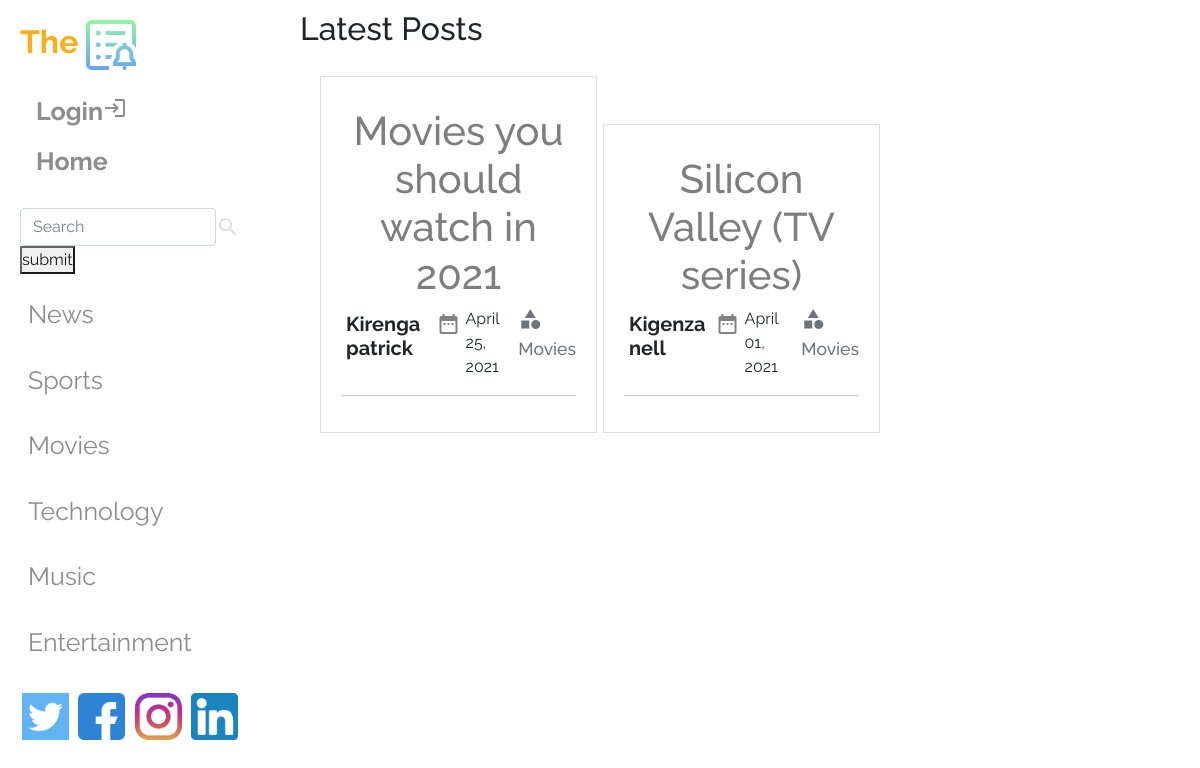
The app's page /movies with its own data.
### app.py (models this page shows)
class posts(db.Model):
    id = db.Column(db.Integer , primary_key=True)
    title = db.Column(db.String(90), nullable=False)
    sub_title = db.Column(db.Text, nullable=False)
    content = db.Column(db.Text, nullable=False)
    author = db.Column(db.String(30), nullable=False)
    category = db.Column(db.String(30), nullable=False)
    date_posted= db.Column(db.DateTime, nullable=False,default=datetime.now())
    img = db.Column(db.String(30), nullable=False)
    comments = db.Column(db.String(30), nullable=False)

### app.py (the view)
@app.route('/movies', methods = ['GET','POST'])
def movies():
    all_posts = posts.query.order_by(posts.date_posted.desc()).all()
    return render_template('movies.html', posts = all_posts)

### templates/movies.html (shortened to what this page needs)
{%extends 'base.html'%}
{% block body %}
<section class="s1">
  <div class="container1">
    <h2 style="margin-top: 10px;">Latest Posts</h2>
  <div class="nelly" style="display: grid; grid-template-columns: repeat(2,1fr);grid-gap: 6px; padding: 20px;">
{% for post in posts %}
{% if post.category == 'Movies' %}
    <div class="box" style="padding: 20px; border: 1px solid gainsboro; width: 100%; margin: auto;margin-bottom: 10px;" >
      <a class="ant" href="{{url_for('post',post_id=post.id)}}" style="text-decoration: none; color: black; ">
<h1 class="ant" style="text-align: center; margin-top: 10px; opacity: 0.5; transition: 0.7s ease-in-out;">{{post.title}} </h1>
</a>
<div class="coco"style="display: flex; ">
<h5 style="margin: 5px;font-weight: bolder; ">{{post.author}}</h5>
<p style='font: italic; margin:5px; color: #818181;' ><span class="material-icons">
  </span></p>{{post.date_posted.strftime('%B %d, %Y ')}}
<h5 style='margin-left: auto;'><small class="text-muted"><span class="material-icons">
  </span>{{post.category}}</small></h5>
</div>
<hr>
</div>
{% endif %}
{% endfor %}
</div>
</section>
{% endblock %}

### static/css/style.css (style rules this page uses)
* { padding: 0; margin: 0; box-sizing: border-box; font-family: 'Raleway', sans-serif; }
html,body { height: 100%; }
.container1 { width: 50%; margin: auto; }

### records on screen
posts: title "Movies you should watch in 2021", author "Kirenga patrick", date_posted "April 25, 2021", category "Movies"
posts: title "Silicon Valley (TV series)", author "Kigenza nell", date_posted "April 01, 2021", category "Movies"
